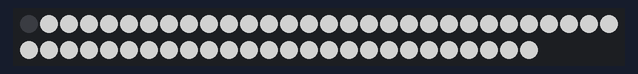
Bench run of a sketch on a simulated Arduino Uno, built with avr-gcc and run on an emulated ATmega328P. Parts: 56 RGB LEDs in strip order, left to right, continuing on the next row. Dim RGB values are drawn brighter than linear; what the sketch prints to the serial monitor is not drawn.

Above: at 0.1 s.
At 1.88 s:
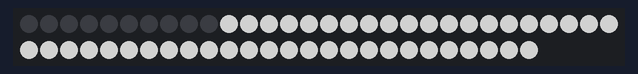
At 3.32 s:
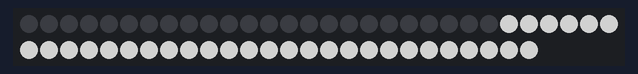
At 4.86 s:
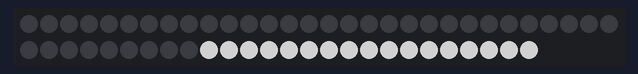
At 6.51 s:
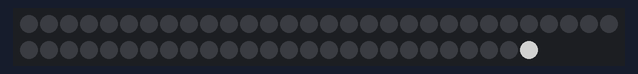

The sketch:

relient_sheilds_-_basic_light_action.ino
```cpp
/*
  Relent Sheilds
  Lights set of WS2812 RGBW LEDs to re-enact the relient sheilds going down
  My Matt Troha

  Revision History
  Rev 1.0
  set up software to perform basic light action of relient sheilds going down
  all lights on, then one by one they turn off


*/

// Include Adafruit NeoPixel Library
#include <Adafruit_NeoPixel.h>

// Define Arduino connection pin for LED data
const int ledPin = 2;

// Define the number of LEDs
const int ledNum = 56;

//Define nubmer of LEDs in a group (each light is individual
const int ledInGroup = 1;

//Define maximum briteness
const int maxWBright = 122;

int figureWBrightness = maxWBright;
//set led color
//undo commenting below to play with colors,  set for white for now
// const  ledCplor = ledStrip.Color(0, 0, 0, figureWBrightness

const int offDelay = 100;
const int firstDelay = 1000;


// Create instance of NeoPixel class
// Parameter 1 = number of pixels in leds
// Parameter 2 = Arduino pin number (most are valid)
// Parameter 3 = pixel type flags, add together as needed:
//   NEO_KHZ800  800 KHz bitstream (most NeoPixel products w/WS2812 LEDs)
//   NEO_KHZ400  400 KHz (classic 'v1' (not v2) FLORA pixels, WS2811 drivers)
//   NEO_GRB     Pixels are wired for GRB bitstream (most NeoPixel products)
//   NEO_RGB     Pixels are wired for RGB bitstream (v1 FLORA pixels, not v2)
//   NEO_RGBW    Pixels are wired for RGBW bitstream (NeoPixel RGBW products)
Adafruit_NeoPixel ledStrip = Adafruit_NeoPixel(ledNum, ledPin, NEO_GRBW + NEO_KHZ800);

void setup() {
  // Setup Serial Monitor
  Serial.begin(9600);

  // Print to Serial Monitor
  Serial.println("Starting Program");

  // Initialize the LEDs
  ledStrip.begin();
  // Clear them all
  clearLEDs();
  // Show the result of clearing the LEDs
  ledStrip.show();

}

// ********************************************* LOOP starts
void loop() {

// Turn all lights on
    ledStrip.fill(ledStrip.Color(0, 0, 0, figureWBrightness), 1, ledNum);
    ledStrip.show(); // Show at once

// Delay until first light goes out
delay(firstDelay);

//Turn off one by one

for (int i=1; i<ledNum; i++) {
  // Turn off one led
  ledStrip.setPixelColor ( i, 0);
  ledStrip.show();

  // Delay until next led goes out
  delay(offDelay);

}


/*

  // Loop through each figure circuit
  for(int i = 0; i < numFigs; i ++){

    // Read the photoresistor
  //  int photoVal = readMux(i);


// SIMULATION CODE FOR ABOVE (READING THE PHOTORESISTOR)
 int photoVal = photoTestData[i];

 Serial.print("Enter test value: ");
 Serial.print("for cell number :");
 Serial.println(i);

   while (Serial.available() == 0) {
  }
    photoVal = Serial.parseInt();


    Serial.print("Channel ");
    Serial.print(i);
    Serial.print("     photovalue: ");
    Serial.print(photoVal);
    //Serial.println(" ");
figureWBrightness = 0;
    //If the channel photoresistor read value is above threshold, then light the LED
    if ( photoVal > thresOn[i]) {
      // Set cooresponding brightness based on Figure brightness
      figureWBrightness = maxWBright;
    }

    Serial.print(" figureWBrightness: ");
    Serial.print(figureWBrightness);
    Serial.println(" ");
    //Turn on the light for this channel
    //First Side of lights
    ledStrip.fill(ledStrip.Color(0, 0, 0, figureWBrightness), i*ledInGroup, ledInGroup);
    Serial.print("side 1: ");
    Serial.print("  White : ");
    Serial.print(figureWBrightness);
    Serial.print("  First: ");
    Serial.print(i*ledInGroup);
    Serial.print("  Count: ");
    Serial.print(ledInGroup);
    Serial.println(" ");

    //Second Side of lights
    ledStrip.fill(ledStrip.Color(0, 0, 0, figureWBrightness), i * ledInGroup + ledNum / 2, ledInGroup);
    ledStrip.show(); // Show both sides at once
    Serial.print("side 2:  ");
    Serial.print("  White : ");
    Serial.print(figureWBrightness);
    Serial.print("  First: ");
    Serial.print(i * ledInGroup + ledNum / 2);
    Serial.print("  Count: ");
    Serial.print(ledInGroup);
    Serial.println(" ");

    //delay(10);  //delay for photoresistor reads
  }

  Serial.println(" ");
  delay(5000);

*/

  //Finished
  Serial.println("Loop Ended!!!");
  Serial.println(".................................");
}

// Function to set all LEDs off  *****change??????
void clearLEDs()
{
  // Cycle through all LEDs
  for (int i=0; i<ledNum; i++)
  {
    // Set color to zero which is off
    ledStrip.setPixelColor(i, 0);
  }
}
```

Measured:
- by itself, everything shown: repeats every 6.7 s, in 56 steps
